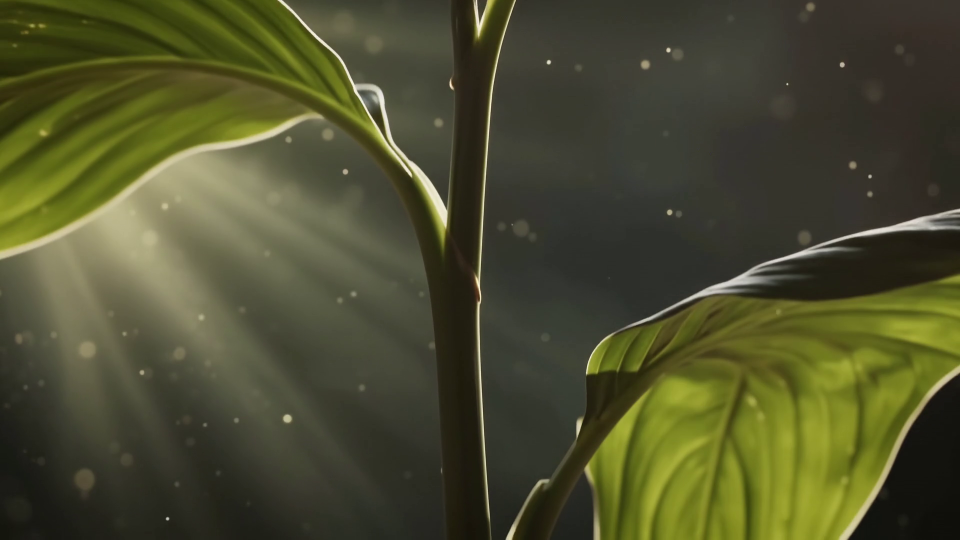
#> input picture frame 19 of public/assets/images/plant animation.mp4, 1920 x 1080 px, given in place of Veda ai.mp4, which was not available (shown at 1/2 size)
$ python extract_frames.py
#> lines starting #> are read from the running program, lines starting #| are printed output that depends on the picture; pictures that were not available may be replaced by others from this repository, and a replacement may not be noted
import cv2
import os

video_path = "public/assets/images/Veda ai.mp4"
output_dir = "public/assets/images/veda_ai_frames"

if not os.path.exists(output_dir):
    os.makedirs(output_dir)

vidcap = cv2.VideoCapture(video_path)
success, image = vidcap.read()
#> image is the input picture: shape (1080, 1920, 3); mean B, G, R 46.5, 77.3, 76.2
count = 1
while success:
    # resize image to width 1280 to save space, keeping aspect ratio
    height, width, layers = image.shape
#> height = 1080; width = 1920; layers = 3
    new_width = 1280
    new_height = int(height * (new_width / width))
#> new_height = 720
    image = cv2.resize(image, (new_width, new_height))
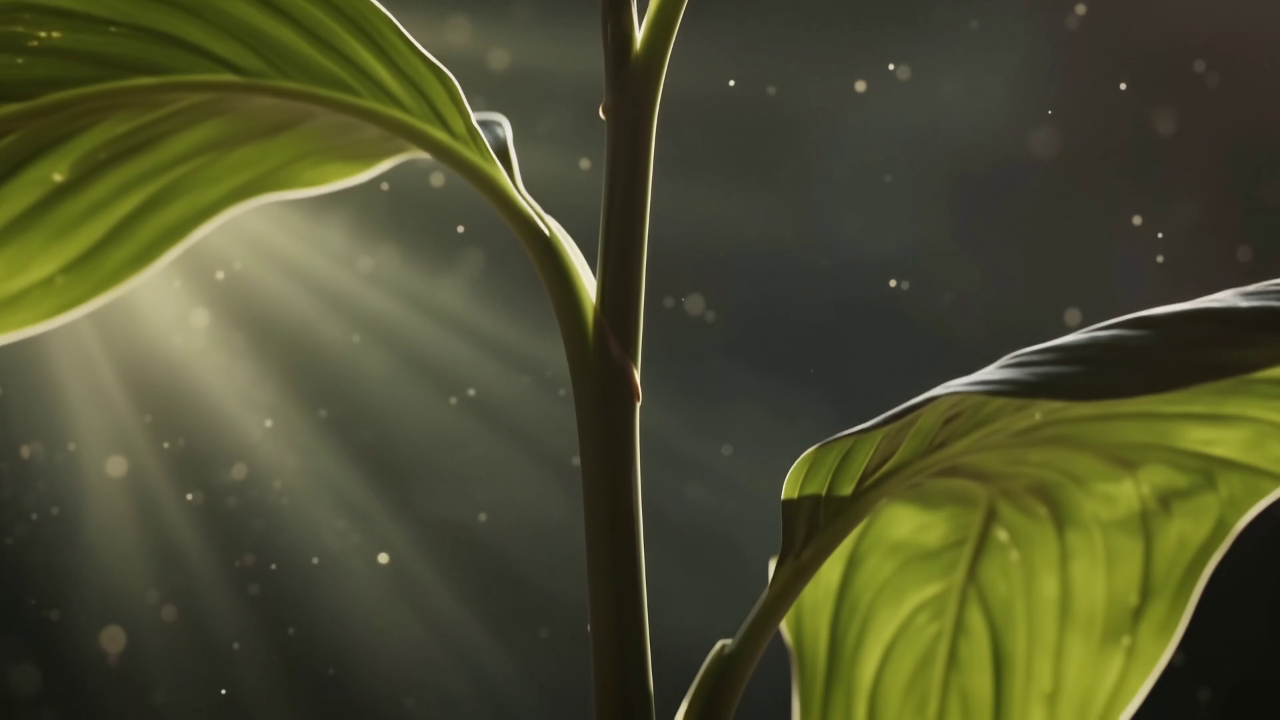
#> image: shape (720, 1280, 3); mean B, G, R 46.5, 77.2, 76.1

    cv2.imwrite(f"{output_dir}/frame_{count:04d}.jpg", image, [int(cv2.IMWRITE_JPEG_QUALITY), 60])
    success, image = vidcap.read()
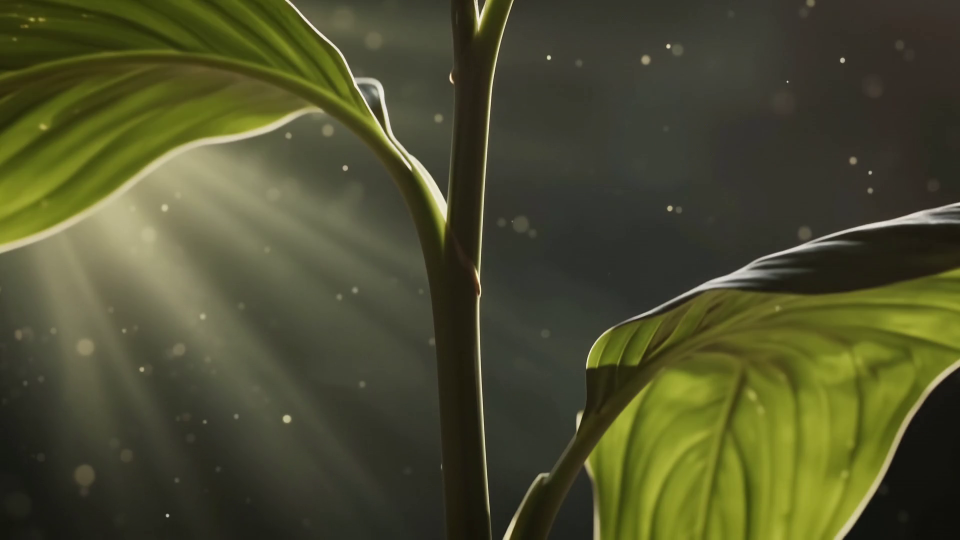
#> input picture frame 20 of public/assets/images/plant animation.mp4, 1920 x 1080 px, given in place of Veda ai.mp4, which was not available (shown at 1/2 size)
#> image is the input picture: shape (1080, 1920, 3); mean B, G, R 46, 77.1, 75.9
    count += 1
print(f"Extracted {count-1} frames.")

$ run again, starting later in the video
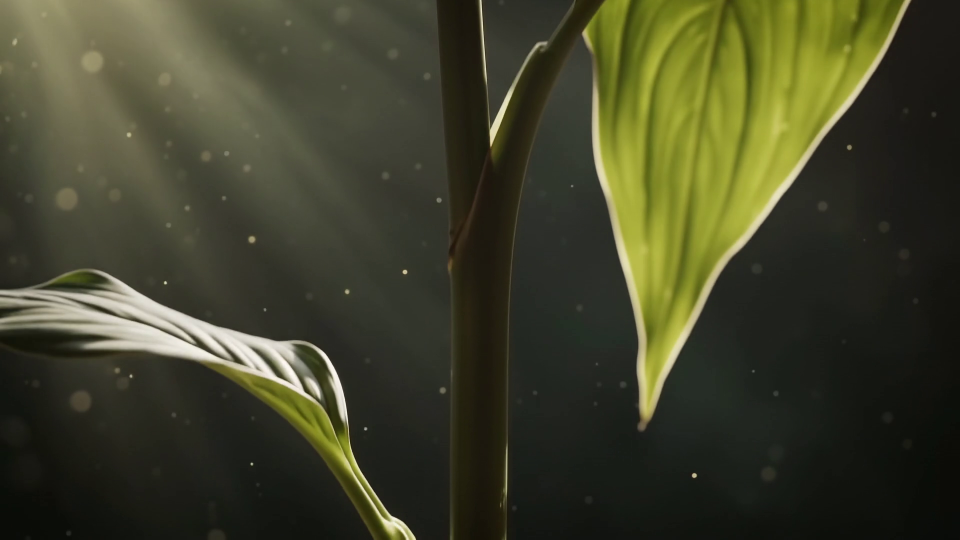
#> input picture frame 86 of public/assets/images/plant animation.mp4, 1920 x 1080 px, given in place of Veda ai.mp4, which was not available (shown at 1/2 size)
#> image is the input picture: shape (1080, 1920, 3); mean B, G, R 42.4, 65.7, 64.5
#> `image = cv2.resize(image, (new_width, new_height))`:
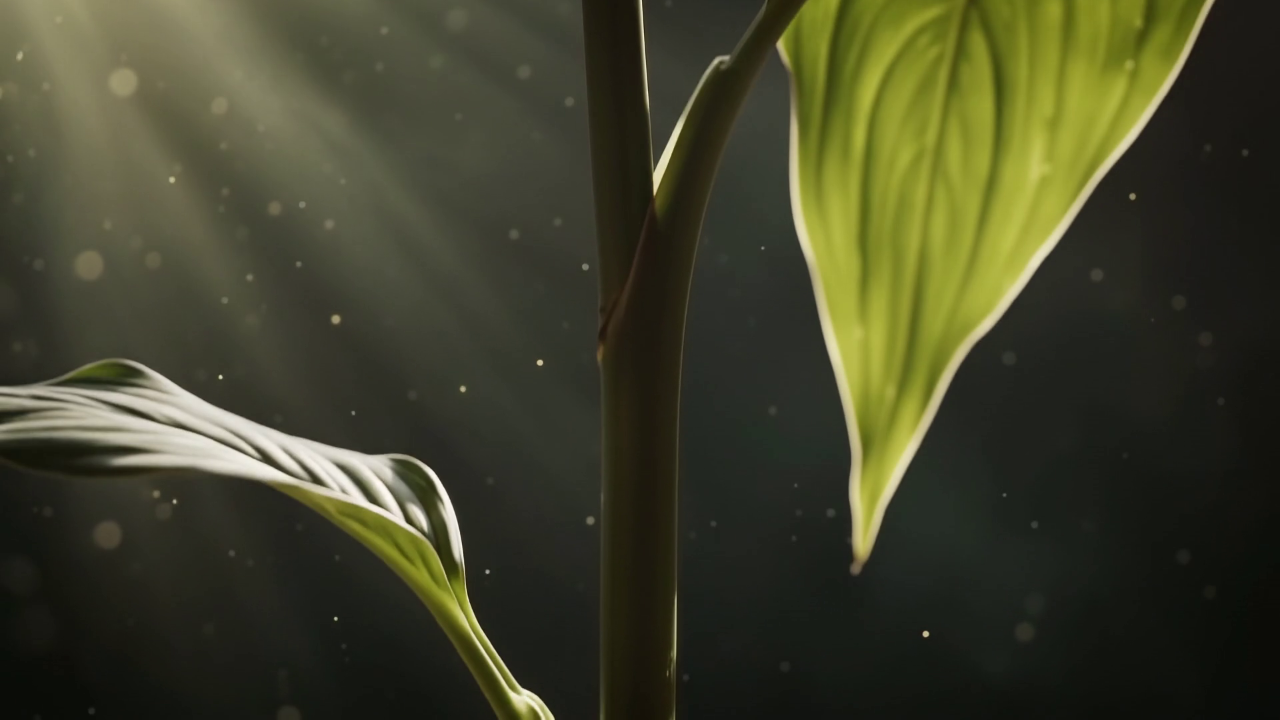
#> image: shape (720, 1280, 3); mean B, G, R 42.4, 65.7, 64.5
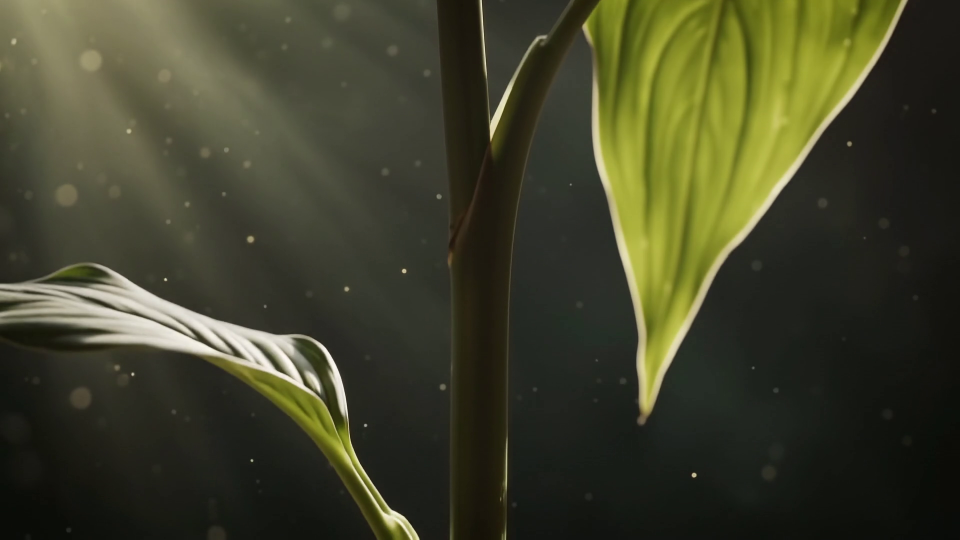
#> input picture frame 87 of public/assets/images/plant animation.mp4, 1920 x 1080 px, given in place of Veda ai.mp4, which was not available (shown at 1/2 size)
#> image is the input picture: shape (1080, 1920, 3); mean B, G, R 42.4, 65.4, 64.3

$ run again, starting later in the video
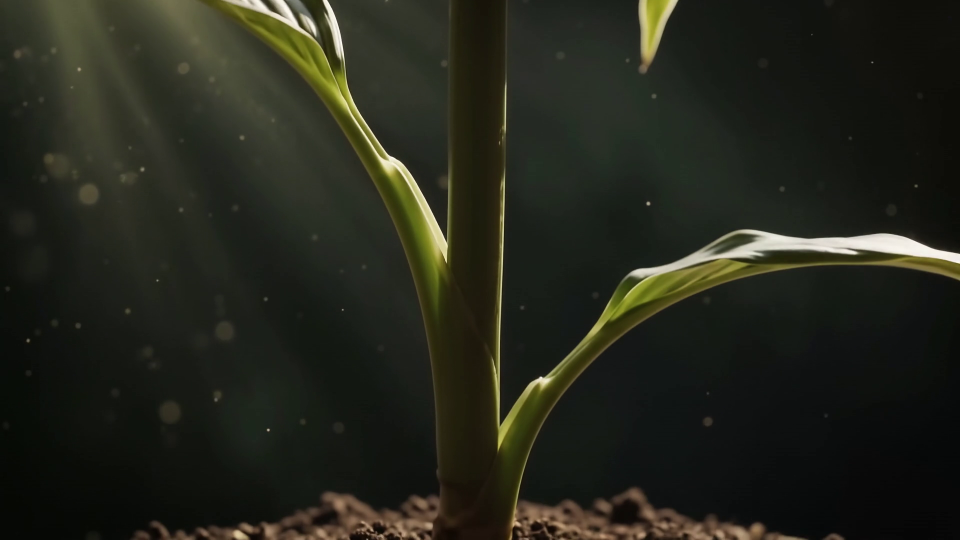
#> input picture frame 153 of public/assets/images/plant animation.mp4, 1920 x 1080 px, given in place of Veda ai.mp4, which was not available (shown at 1/2 size)
#> image is the input picture: shape (1080, 1920, 3); mean B, G, R 27.7, 38.1, 36.5
#> `image = cv2.resize(image, (new_width, new_height))`:
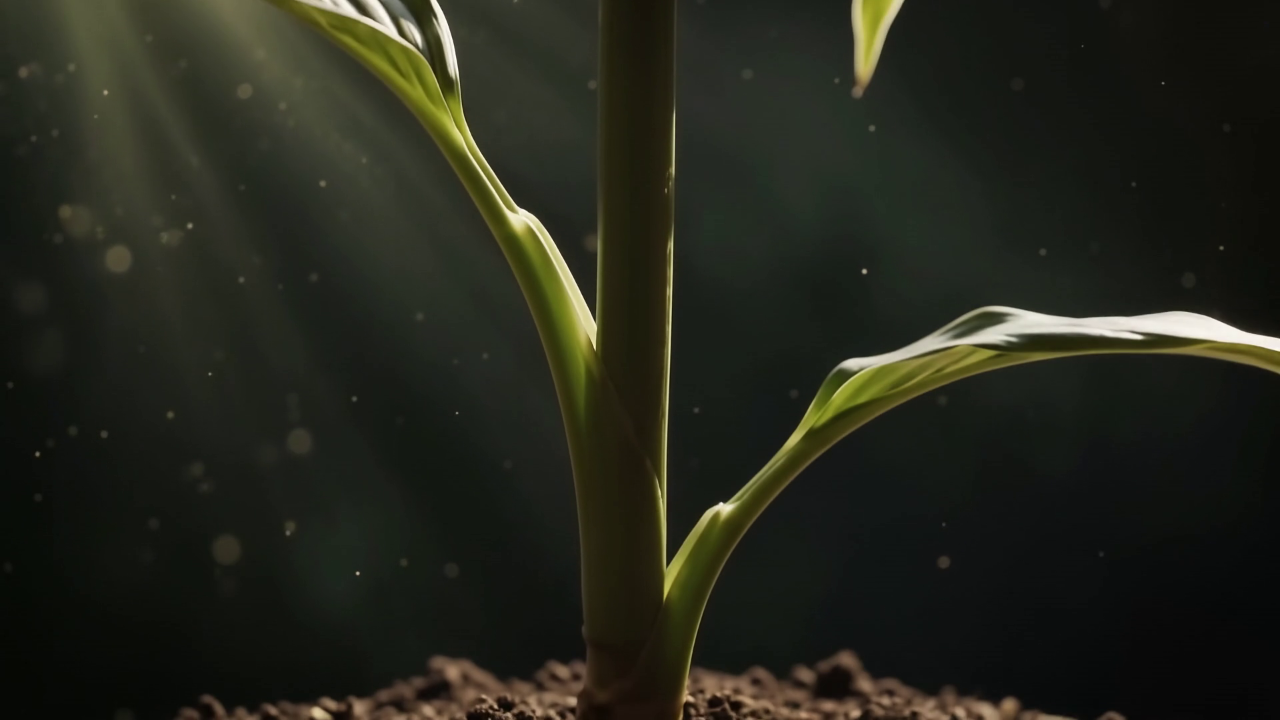
#> image: shape (720, 1280, 3); mean B, G, R 27.7, 38.1, 36.5
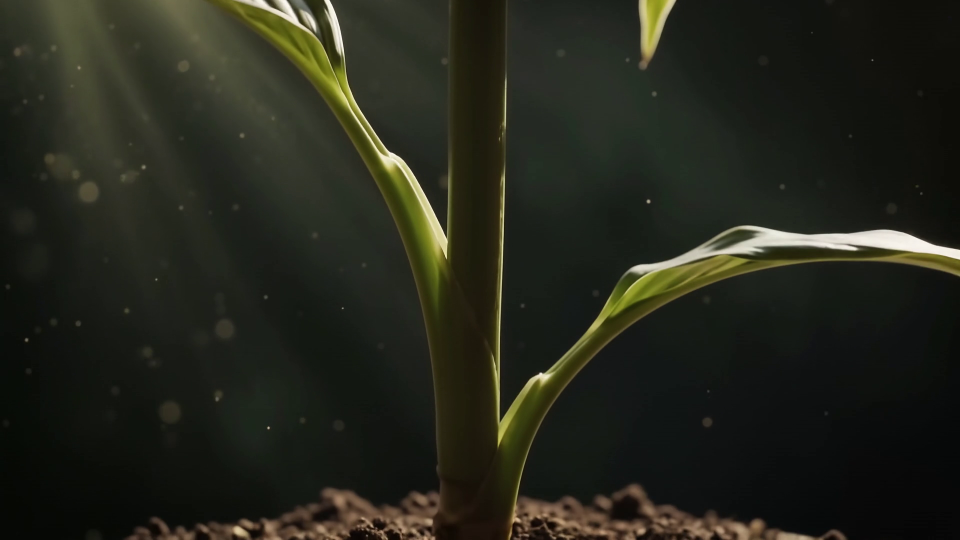
#> input picture frame 154 of public/assets/images/plant animation.mp4, 1920 x 1080 px, given in place of Veda ai.mp4, which was not available (shown at 1/2 size)
#> image is the input picture: shape (1080, 1920, 3); mean B, G, R 27.6, 38.1, 36.6
